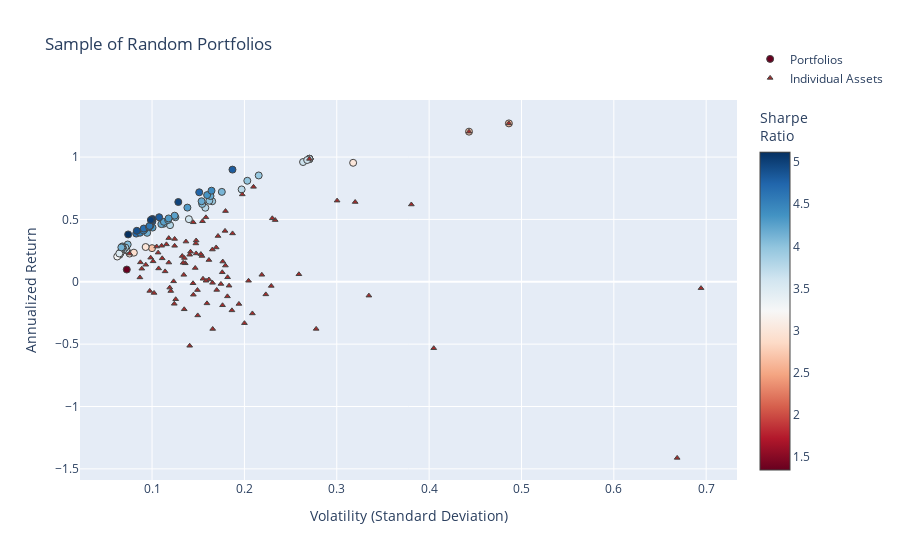

Write notebook code for a chart like this one.
### Code cell
fig2 = go.Figure()

fig2.add_trace(go.Scatter(
    x=[np.sqrt(p["variance"]) for p in dominant_portfolios],  # Convert variance to volatility
    y=[p["return"] for p in dominant_portfolios],
    mode='markers',
    marker=dict(
        color=[p["return"] / (np.sqrt(p["variance"])) for p in dominant_portfolios],  # Sharpe Ratio
        showscale=True,
        size=7,
        line=dict(width=1),
        colorscale="RdBu",
        colorbar=dict(title="Sharpe<br>Ratio")
    ),
    hoverinfo='text',
    text=[
        f"Return: {p['return']:.3%}<br>Volatility: {np.sqrt(p['variance']):.3f}<br>" +
        f"Sharpe Ratio: {p['sharpe']:.3f}<br>" +
        "<br>".join([f"{p['tickers'][i]}: Weight={p['weights'][i]:.3f}" for i in range(len(p['tickers']))])
        for p in dominant_portfolios
    ],
    name="Portfolios"
))

fig2.add_trace(go.Scatter(
    x=volatility,
    y=annualized_returns,
    mode='markers',
    hoverinfo='text',
    hovertext=[
        f"{name} <br>Volatility: {vol:.3f} <br>Returns: {ret:.3%} <br>Sharpe Ratio: {sr:.3f}"
        for name, vol, ret, sr in zip(names, volatility, annualized_returns, sharpe_ratios)
    ],
    marker=dict(
        color='brown',
        size=5,
        symbol='triangle-up',  # Sets the marker shape to a triangle
        line=dict(width=1)
    ),
    name="Individual Assets"
))

fig2.update_layout(
    title='Sample of Random Portfolios',
    xaxis_title='Volatility (Standard Deviation)',
    yaxis_title='Annualized Return',
    legend=dict(y=5
    )
)


fig2.show()

### Figure 1 — Plotly figure (JSON) as saved in the notebook; plotly's stock layout.template omitted (floating-point values rounded to 4 significant figures)
{"data": [{"hoverinfo": "text", "marker": {"color": [1.349, 4.322, 2.987, 3.338, 2.696, 2.993, 3.588, 4.131, 3.765, 4.258, 2.908, 4.301, 4.105, 3.002, 3.798, 4.144, 5.117, 3.987, 3.758, 4.663, 3.251, 3.908, 4.132, 3.643, 4.202, 3.955, 4.008, 4.807, 4.517, 4.042, 2.715, 3.745, 4.261, 3.643, 4.21, 4.979, 4.216, 4.203, 4.355, 2.611, 3.643, 4.825, 4.06, 4.307, 3.643, 3.546, 4.581, 3.575, 4.535, 3.643, 4.749, 4.585, 3.857, 3.745, 4.806, 4.895, 4.175, 4.444, 3.962, 3.643, 3.643, 3.669, 4.693, 3.478, 3.516, 3.643, 4.555, 4.042, 4.132, 5.018, 4.598, 5.022], "colorbar": {"title": {"text": "Sharpe<br>Ratio"}}, "colorscale": [[0, "rgb(103,0,31)"], [0.1, "rgb(178,24,43)"], [0.2, "rgb(214,96,77)"], [0.3, "rgb(244,165,130)"], [0.4, "rgb(253,219,199)"], [0.5, "rgb(247,247,247)"], [0.6, "rgb(209,229,240)"], [0.7, "rgb(146,197,222)"], [0.8, "rgb(67,147,195)"], [0.9, "rgb(33,102,172)"], [1, "rgb(5,48,97)"]], "line": {"width": 1}, "showscale": true, "size": 7}, "mode": "markers", "name": "Portfolios", "text": ["Return: 9.801%<br>Volatility: 0.073<br>Sharpe Ratio: 1.349<br>DUK_Close: Weight=0.690<br>MDT_Close: Weight=0.308<br>AMD_Close: Weight=0.002", "Return: 43.455%<br>Volatility: 0.101<br>Sharpe Ratio: 4.322<br>META_Close: Weight=0.375<br>KR_Close: Weight=0.000<br>UNH_Close: Weight=0.472<br>CAT_Close: Weight=0.153", "Return: 22.618%<br>Volatility: 0.076<br>Sharpe Ratio: 2.987<br>KO_Close: Weight=1.000<br>BTI_Close: Weight=0.000<br>WFC_Close: Weight=0.000<br>PG_Close: Weight=0.000", "Return: 21.619%<br>Volatility: 0.065<br>Sharpe Ratio: 3.338<br>F_Close: Weight=0.000<br>JNJ_Close: Weight=0.261<br>KO_Close: Weight=0.739", "Return: 26.958%<br>Volatility: 0.100<br>Sharpe Ratio: 2.696<br>NEE_Close: Weight=0.959<br>K_Close: Weight=0.000<br>AMGN_Close: Weight=0.041<br>AEP_Close: Weight=0.000", "Return: 27.857%<br>Volatility: 0.093<br>Sharpe Ratio: 2.993<br>INTC_Close: Weight=0.000<br>AEP_Close: Weight=0.361<br>MA_Close: Weight=0.639", "Return: 50.191%<br>Volatility: 0.140<br>Sharpe Ratio: 3.588<br>ADBE_Close: Weight=0.468<br>IBM_Close: Weight=0.000<br>META_Close: Weight=0.532", "Return: 51.760%<br>Volatility: 0.125<br>Sharpe Ratio: 4.131<br>GM_Close: Weight=0.000<br>PYPL_Close: Weight=0.472<br>SYK_Close: Weight=0.528<br>BTI_Close: Weight=0.000", "Return: 59.376%<br>Volatility: 0.158<br>Sharpe Ratio: 3.765<br>GOOGL_Close: Weight=0.000<br>PYPL_Close: Weight=0.600<br>F_Close: Weight=0.000<br>MA_Close: Weight=0.400", "Return: 52.994%<br>Volatility: 0.124<br>Sharpe Ratio: 4.258<br>BA_Close: Weight=0.445<br>MA_Close: Weight=0.293<br>ORCL_Close: Weight=0.193<br>TSLA_Close: Weight=0.069", "Return: 23.347%<br>Volatility: 0.080<br>Sharpe Ratio: 2.908<br>MMM_Close: Weight=0.327<br>WMT_Close: Weight=0.469<br>GM_Close: Weight=0.000<br>RTX_Close: Weight=0.204", "Return: 59.464%<br>Volatility: 0.138<br>Sharpe Ratio: 4.301<br>ABT_Close: Weight=0.231<br>ADBE_Close: Weight=0.421<br>BABA_Close: Weight=0.348", "Return: 72.062%<br>Volatility: 0.176<br>Sharpe Ratio: 4.105<br>BABA_Close: Weight=0.432<br>META_Close: Weight=0.553<br>JPM_Close: Weight=0.000<br>TSLA_Close: Weight=0.015", "Return: 95.384%<br>Volatility: 0.318<br>Sharpe Ratio: 3.002<br>NFLX_Close: Weight=0.501<br>RDY_Close: Weight=0.000<br>VRTX_Close: Weight=0.499", "Return: 45.385%<br>Volatility: 0.119<br>Sharpe Ratio: 3.798<br>DUK_Close: Weight=0.000<br>GS_Close: Weight=0.000<br>VRTX_Close: Weight=0.174<br>NEE_Close: Weight=0.826", "Return: 39.237%<br>Volatility: 0.095<br>Sharpe Ratio: 4.144<br>JNJ_Close: Weight=0.116<br>ABBV_Close: Weight=0.170<br>PYPL_Close: Weight=0.348<br>PEP_Close: Weight=0.367", "Return: 37.941%<br>Volatility: 0.074<br>Sharpe Ratio: 5.117<br>BABA_Close: Weight=0.210<br>IBM_Close: Weight=0.000<br>JNJ_Close: Weight=0.154<br>KO_Close: Weight=0.636", "Return: 80.983%<br>Volatility: 0.203<br>Sharpe Ratio: 3.987<br>BABA_Close: Weight=0.643<br>CAT_Close: Weight=0.357<br>GS_Close: Weight=0.000", "Return: 74.029%<br>Volatility: 0.197<br>Sharpe Ratio: 3.758<br>BABA_Close: Weight=0.679<br>GILD_Close: Weight=0.320<br>COST_Close: Weight=0.000<br>BTI_Close: Weight=0.000", "Return: 38.628%<br>Volatility: 0.083<br>Sharpe Ratio: 4.663<br>VRTX_Close: Weight=0.073<br>META_Close: Weight=0.240<br>KO_Close: Weight=0.651<br>TSLA_Close: Weight=0.037", "Return: 20.247%<br>Volatility: 0.062<br>Sharpe Ratio: 3.251<br>GM_Close: Weight=0.000<br>RTX_Close: Weight=0.264<br>MDT_Close: Weight=0.000<br>KO_Close: Weight=0.736", "Return: 64.533%<br>Volatility: 0.165<br>Sharpe Ratio: 3.908<br>META_Close: Weight=0.473<br>SYY_Close: Weight=0.000<br>PYPL_Close: Weight=0.527", "Return: 46.525%<br>Volatility: 0.113<br>Sharpe Ratio: 4.132<br>K_Close: Weight=0.000<br>REGN_Close: Weight=0.110<br>PEP_Close: Weight=0.468<br>PYPL_Close: Weight=0.421", "Return: 98.505%<br>Volatility: 0.270<br>Sharpe Ratio: 3.643<br>BABA_Close: Weight=1.000<br>GM_Close: Weight=0.000<br>BAC_Close: Weight=0.000<br>PFE_Close: Weight=0.000", "Return: 46.237%<br>Volatility: 0.110<br>Sharpe Ratio: 4.202<br>BSX_Close: Weight=0.000<br>ZBH_Close: Weight=0.000<br>PEP_Close: Weight=0.630<br>BABA_Close: Weight=0.370", "Return: 85.235%<br>Volatility: 0.215<br>Sharpe Ratio: 3.955<br>DIS_Close: Weight=0.000<br>PYPL_Close: Weight=0.793<br>NVDA_Close: Weight=0.207<br>CVX_Close: Weight=0.000", "Return: 64.939%<br>Volatility: 0.162<br>Sharpe Ratio: 4.008<br>PYPL_Close: Weight=0.631<br>EMR_Close: Weight=0.000<br>ORCL_Close: Weight=0.256<br>TSLA_Close: Weight=0.113", "Return: 89.929%<br>Volatility: 0.187<br>Sharpe Ratio: 4.807<br>BA_Close: Weight=0.627<br>IBM_Close: Weight=0.000<br>VRTX_Close: Weight=0.168<br>NVDA_Close: Weight=0.205", "Return: 39.313%<br>Volatility: 0.087<br>Sharpe Ratio: 4.517<br>DIS_Close: Weight=0.000<br>PYPL_Close: Weight=0.312<br>SNAP_Close: Weight=0.000<br>KO_Close: Weight=0.688", "Return: 62.369%<br>Volatility: 0.154<br>Sharpe Ratio: 4.042<br>MA_Close: Weight=0.563<br>SO_Close: Weight=0.000<br>BABA_Close: Weight=0.437", "Return: 120.348%<br>Volatility: 0.443<br>Sharpe Ratio: 2.715<br>EMR_Close: Weight=0.000<br>NVDA_Close: Weight=1.000<br>ZBH_Close: Weight=0.000", "Return: 25.229%<br>Volatility: 0.067<br>Sharpe Ratio: 3.745<br>MRK_Close: Weight=0.000<br>KO_Close: Weight=0.646<br>SYK_Close: Weight=0.354", "Return: 48.076%<br>Volatility: 0.113<br>Sharpe Ratio: 4.261<br>MO_Close: Weight=0.000<br>SNAP_Close: Weight=0.000<br>MCD_Close: Weight=0.533<br>ADBE_Close: Weight=0.467", "Return: 98.505%<br>Volatility: 0.270<br>Sharpe Ratio: 3.643<br>BABA_Close: Weight=1.000<br>AAPL_Close: Weight=0.000<br>CSCO_Close: Weight=0.000", "Return: 68.742%<br>Volatility: 0.163<br>Sharpe Ratio: 4.210<br>EW_Close: Weight=0.259<br>K_Close: Weight=0.000<br>BABA_Close: Weight=0.449<br>ORCL_Close: Weight=0.292", "Return: 63.945%<br>Volatility: 0.128<br>Sharpe Ratio: 4.979<br>MSFT_Close: Weight=0.075<br>MCD_Close: Weight=0.582<br>BABA_Close: Weight=0.343<br>GOOG_Close: Weight=0.000", "Return: 49.486%<br>Volatility: 0.117<br>Sharpe Ratio: 4.216<br>DE_Close: Weight=0.247<br>REGN_Close: Weight=0.202<br>MCD_Close: Weight=0.551", "Return: 64.563%<br>Volatility: 0.154<br>Sharpe Ratio: 4.203<br>BABA_Close: Weight=0.481<br>GS_Close: Weight=0.000<br>WMT_Close: Weight=0.519<br>IBM_Close: Weight=0.000", "Return: 69.517%<br>Volatility: 0.160<br>Sharpe Ratio: 4.355<br>JNJ_Close: Weight=0.416<br>BABA_Close: Weight=0.438<br>VRTX_Close: Weight=0.146", "Return: 126.996%<br>Volatility: 0.486<br>Sharpe Ratio: 2.611<br>VRTX_Close: Weight=1.000<br>PFE_Close: Weight=0.000<br>CVX_Close: Weight=0.000", "Return: 98.505%<br>Volatility: 0.270<br>Sharpe Ratio: 3.643<br>WFC_Close: Weight=0.000<br>AAPL_Close: Weight=0.000<br>BABA_Close: Weight=1.000", "Return: 48.418%<br>Volatility: 0.100<br>Sharpe Ratio: 4.825<br>EXC_Close: Weight=0.283<br>WMT_Close: Weight=0.301<br>EW_Close: Weight=0.140<br>BABA_Close: Weight=0.275", "Return: 29.893%<br>Volatility: 0.074<br>Sharpe Ratio: 4.060<br>NEE_Close: Weight=0.481<br>CAT_Close: Weight=0.165<br>PEP_Close: Weight=0.015<br>LMT_Close: Weight=0.339", "Return: 50.775%<br>Volatility: 0.118<br>Sharpe Ratio: 4.307<br>REGN_Close: Weight=0.208<br>BA_Close: Weight=0.452<br>SNAP_Close: Weight=0.000<br>AEP_Close: Weight=0.340", "Return: 98.505%<br>Volatility: 0.270<br>Sharpe Ratio: 3.643<br>INTC_Close: Weight=0.000<br>CPB_Close: Weight=0.000<br>BABA_Close: Weight=1.000", "Return: 25.363%<br>Volatility: 0.072<br>Sharpe Ratio: 3.546<br>XOM_Close: Weight=0.000<br>BSX_Close: Weight=0.000<br>KO_Close: Weight=0.714<br>MSFT_Close: Weight=0.286", "Return: 42.058%<br>Volatility: 0.092<br>Sharpe Ratio: 4.581<br>PEP_Close: Weight=0.431<br>ABBV_Close: Weight=0.297<br>BABA_Close: Weight=0.272", "Return: 25.813%<br>Volatility: 0.072<br>Sharpe Ratio: 3.575<br>GOOG_Close: Weight=0.113<br>ORCL_Close: Weight=0.163<br>KO_Close: Weight=0.723<br>CVX_Close: Weight=0.000", "Return: 41.158%<br>Volatility: 0.091<br>Sharpe Ratio: 4.535<br>HON_Close: Weight=0.317<br>ISRG_Close: Weight=0.276<br>MCD_Close: Weight=0.406<br>SYY_Close: Weight=0.000", "Return: 95.994%<br>Volatility: 0.264<br>Sharpe Ratio: 3.643<br>BMY_Close: Weight=0.000<br>SYY_Close: Weight=0.026<br>BABA_Close: Weight=0.974", "Return: 71.741%<br>Volatility: 0.151<br>Sharpe Ratio: 4.749<br>MCD_Close: Weight=0.684<br>KR_Close: Weight=0.000<br>VRTX_Close: Weight=0.168<br>NVDA_Close: Weight=0.148", "Return: 44.987%<br>Volatility: 0.098<br>Sharpe Ratio: 4.585<br>AEP_Close: Weight=0.488<br>MA_Close: Weight=0.209<br>BABA_Close: Weight=0.302", "Return: 27.429%<br>Volatility: 0.071<br>Sharpe Ratio: 3.857<br>BTI_Close: Weight=0.000<br>UNH_Close: Weight=0.388<br>JPM_Close: Weight=0.000<br>KO_Close: Weight=0.612", "Return: 25.892%<br>Volatility: 0.069<br>Sharpe Ratio: 3.745<br>NFLX_Close: Weight=0.096<br>ABT_Close: Weight=0.093<br>KO_Close: Weight=0.684<br>JNJ_Close: Weight=0.128", "Return: 51.749%<br>Volatility: 0.108<br>Sharpe Ratio: 4.806<br>UNH_Close: Weight=0.420<br>VRTX_Close: Weight=0.118<br>RMD_Close: Weight=0.000<br>MCD_Close: Weight=0.462", "Return: 40.878%<br>Volatility: 0.084<br>Sharpe Ratio: 4.895<br>WMT_Close: Weight=0.302<br>BA_Close: Weight=0.267<br>AMD_Close: Weight=0.000<br>NEE_Close: Weight=0.431", "Return: 28.352%<br>Volatility: 0.068<br>Sharpe Ratio: 4.175<br>VZ_Close: Weight=0.000<br>MSFT_Close: Weight=0.194<br>UNH_Close: Weight=0.312<br>KO_Close: Weight=0.494", "Return: 73.039%<br>Volatility: 0.164<br>Sharpe Ratio: 4.444<br>PYPL_Close: Weight=0.496<br>BA_Close: Weight=0.504<br>XOM_Close: Weight=0.000", "Return: 26.763%<br>Volatility: 0.068<br>Sharpe Ratio: 3.962<br>AMD_Close: Weight=0.000<br>KO_Close: Weight=0.560<br>GILD_Close: Weight=0.102<br>UNH_Close: Weight=0.338", "Return: 98.505%<br>Volatility: 0.270<br>Sharpe Ratio: 3.643<br>SO_Close: Weight=0.000<br>RDY_Close: Weight=0.000<br>BABA_Close: Weight=1.000", "Return: 98.505%<br>Volatility: 0.270<br>Sharpe Ratio: 3.643<br>F_Close: Weight=0.000<br>BABA_Close: Weight=1.000<br>XOM_Close: Weight=0.000", "Return: 24.381%<br>Volatility: 0.066<br>Sharpe Ratio: 3.669<br>AMGN_Close: Weight=0.000<br>NEE_Close: Weight=0.312<br>CRM_Close: Weight=0.125<br>KO_Close: Weight=0.563", "Return: 42.696%<br>Volatility: 0.091<br>Sharpe Ratio: 4.693<br>SYK_Close: Weight=0.236<br>PYPL_Close: Weight=0.300<br>NEE_Close: Weight=0.419<br>ABT_Close: Weight=0.044", "Return: 22.856%<br>Volatility: 0.066<br>Sharpe Ratio: 3.478<br>SO_Close: Weight=0.000<br>MDT_Close: Weight=0.000<br>LMT_Close: Weight=0.319<br>KO_Close: Weight=0.681", "Return: 22.676%<br>Volatility: 0.064<br>Sharpe Ratio: 3.516<br>LMT_Close: Weight=0.279<br>ABT_Close: Weight=0.077<br>KO_Close: Weight=0.644<br>K_Close: Weight=0.000", "Return: 97.604%<br>Volatility: 0.268<br>Sharpe Ratio: 3.643<br>LLY_Close: Weight=0.009<br>BABA_Close: Weight=0.991<br>CVX_Close: Weight=0.000", "Return: 44.025%<br>Volatility: 0.097<br>Sharpe Ratio: 4.555<br>ABBV_Close: Weight=0.174<br>NEE_Close: Weight=0.499<br>PYPL_Close: Weight=0.328<br>AMD_Close: Weight=0.000", "Return: 27.445%<br>Volatility: 0.068<br>Sharpe Ratio: 4.042<br>SYK_Close: Weight=0.294<br>DE_Close: Weight=0.146<br>KO_Close: Weight=0.560<br>PFE_Close: Weight=0.000", "Return: 27.577%<br>Volatility: 0.067<br>Sharpe Ratio: 4.132<br>WMT_Close: Weight=0.316<br>NEE_Close: Weight=0.451<br>JNJ_Close: Weight=0.233<br>NKE_Close: Weight=0.000", "Return: 50.377%<br>Volatility: 0.100<br>Sharpe Ratio: 5.018<br>GM_Close: Weight=0.009<br>NEE_Close: Weight=0.672<br>BABA_Close: Weight=0.319", "Return: 44.735%<br>Volatility: 0.097<br>Sharpe Ratio: 4.598<br>PEP_Close: Weight=0.221<br>UNH_Close: Weight=0.437<br>PYPL_Close: Weight=0.341<br>NKE_Close: Weight=0.000", "Return: 49.570%<br>Volatility: 0.099<br>Sharpe Ratio: 5.022<br>NFLX_Close: Weight=0.002<br>NEE_Close: Weight=0.648<br>BABA_Close: Weight=0.308<br>HON_Close: Weight=0.042"], "type": "scatter", "x": [0.07264, 0.1005, 0.07573, 0.06477, 0.09999, 0.09307, 0.1399, 0.1253, 0.1577, 0.1244, 0.08029, 0.1383, 0.1755, 0.3177, 0.1195, 0.09469, 0.07414, 0.2031, 0.197, 0.08284, 0.06229, 0.1651, 0.1126, 0.2704, 0.11, 0.2155, 0.162, 0.1871, 0.08703, 0.1543, 0.4432, 0.06736, 0.1128, 0.2704, 0.1633, 0.1284, 0.1174, 0.1536, 0.1596, 0.4864, 0.2704, 0.1003, 0.07362, 0.1179, 0.2704, 0.07152, 0.09182, 0.07221, 0.09076, 0.2635, 0.1511, 0.09813, 0.07111, 0.06914, 0.1077, 0.08352, 0.06792, 0.1644, 0.06756, 0.2704, 0.2704, 0.06646, 0.09098, 0.06572, 0.06449, 0.268, 0.09664, 0.06789, 0.06674, 0.1004, 0.09729, 0.09871], "y": [0.09801, 0.4346, 0.2262, 0.2162, 0.2696, 0.2786, 0.5019, 0.5176, 0.5938, 0.5299, 0.2335, 0.5946, 0.7206, 0.9538, 0.4539, 0.3924, 0.3794, 0.8098, 0.7403, 0.3863, 0.2025, 0.6453, 0.4653, 0.9851, 0.4624, 0.8523, 0.6494, 0.8993, 0.3931, 0.6237, 1.203, 0.2523, 0.4808, 0.9851, 0.6874, 0.6395, 0.4949, 0.6456, 0.6952, 1.27, 0.9851, 0.4842, 0.2989, 0.5078, 0.9851, 0.2536, 0.4206, 0.2581, 0.4116, 0.9599, 0.7174, 0.4499, 0.2743, 0.2589, 0.5175, 0.4088, 0.2835, 0.7304, 0.2676, 0.9851, 0.9851, 0.2438, 0.427, 0.2286, 0.2268, 0.976, 0.4403, 0.2745, 0.2758, 0.5038, 0.4474, 0.4957]}, {"hoverinfo": "text", "hovertext": ["RDY_Close <br>Volatility: 0.278 <br>Returns: -37.763% <br>Sharpe Ratio: -1.360", "WFC_Close <br>Volatility: 0.176 <br>Returns: -18.838% <br>Sharpe Ratio: -1.068", "RTX_Close <br>Volatility: 0.093 <br>Returns: 13.645% <br>Sharpe Ratio: 1.464", "GM_Close <br>Volatility: 0.170 <br>Returns: -6.545% <br>Sharpe Ratio: -0.385", "KO_Close <br>Volatility: 0.076 <br>Returns: 22.618% <br>Sharpe Ratio: 2.987", "GOOG_Close <br>Volatility: 0.169 <br>Returns: 27.511% <br>Sharpe Ratio: 1.624", "NFLX_Close <br>Volatility: 0.320 <br>Returns: 63.935% <br>Sharpe Ratio: 1.998", "INTC_Close <br>Volatility: 0.144 <br>Returns: -1.191% <br>Sharpe Ratio: -0.083", "WMT_Close <br>Volatility: 0.148 <br>Returns: 33.100% <br>Sharpe Ratio: 2.240", "SO_Close <br>Volatility: 0.102 <br>Returns: -8.956% <br>Sharpe Ratio: -0.877", "XOM_Close <br>Volatility: 0.120 <br>Returns: -7.396% <br>Sharpe Ratio: -0.615", "CMCSA_Close <br>Volatility: 0.154 <br>Returns: 20.680% <br>Sharpe Ratio: 1.342", "MDT_Close <br>Volatility: 0.114 <br>Returns: 8.328% <br>Sharpe Ratio: 0.730", "AMZN_Close <br>Volatility: 0.171 <br>Returns: 36.711% <br>Sharpe Ratio: 2.142", "PFE_Close <br>Volatility: 0.098 <br>Returns: -7.335% <br>Sharpe Ratio: -0.752", "GOOGL_Close <br>Volatility: 0.165 <br>Returns: 25.843% <br>Sharpe Ratio: 1.563", "PEP_Close <br>Volatility: 0.087 <br>Returns: 15.556% <br>Sharpe Ratio: 1.780", "TXN_Close <br>Volatility: 0.179 <br>Returns: 13.001% <br>Sharpe Ratio: 0.725", "T_Close <br>Volatility: 0.145 <br>Returns: -10.384% <br>Sharpe Ratio: -0.717", "VRTX_Close <br>Volatility: 0.486 <br>Returns: 126.996% <br>Sharpe Ratio: 2.611", "CVX_Close <br>Volatility: 0.149 <br>Returns: -6.629% <br>Sharpe Ratio: -0.444", "CRM_Close <br>Volatility: 0.148 <br>Returns: 22.729% <br>Sharpe Ratio: 1.539", "CAT_Close <br>Volatility: 0.233 <br>Returns: 49.457% <br>Sharpe Ratio: 2.120", "BIIB_Close <br>Volatility: 0.229 <br>Returns: -3.324% <br>Sharpe Ratio: -0.145", "V_Close <br>Volatility: 0.110 <br>Returns: 28.881% <br>Sharpe Ratio: 2.616", "SYY_Close <br>Volatility: 0.155 <br>Returns: 2.406% <br>Sharpe Ratio: 0.155", "BMY_Close <br>Volatility: 0.182 <br>Returns: 3.608% <br>Sharpe Ratio: 0.198", "DIS_Close <br>Volatility: 0.123 <br>Returns: 0.345% <br>Sharpe Ratio: 0.028", "HD_Close <br>Volatility: 0.134 <br>Returns: 5.554% <br>Sharpe Ratio: 0.413", "SNAP_Close <br>Volatility: 0.669 <br>Returns: -141.181% <br>Sharpe Ratio: -2.112", "GIS_Close <br>Volatility: 0.124 <br>Returns: -17.660% <br>Sharpe Ratio: -1.423", "MSFT_Close <br>Volatility: 0.137 <br>Returns: 32.231% <br>Sharpe Ratio: 2.358", "JPM_Close <br>Volatility: 0.162 <br>Returns: 1.822% <br>Sharpe Ratio: 0.113", "SRE_Close <br>Volatility: 0.107 <br>Returns: 10.690% <br>Sharpe Ratio: 0.998", "EMR_Close <br>Volatility: 0.165 <br>Returns: -0.844% <br>Sharpe Ratio: -0.051", "QCOM_Close <br>Volatility: 0.182 <br>Returns: -11.695% <br>Sharpe Ratio: -0.644", "ABT_Close <br>Volatility: 0.133 <br>Returns: 20.651% <br>Sharpe Ratio: 1.556", "ADBE_Close <br>Volatility: 0.155 <br>Returns: 48.534% <br>Sharpe Ratio: 3.139", "HON_Close <br>Volatility: 0.099 <br>Returns: 19.309% <br>Sharpe Ratio: 1.960", "GILD_Close <br>Volatility: 0.153 <br>Returns: 22.185% <br>Sharpe Ratio: 1.451", "SYK_Close <br>Volatility: 0.116 <br>Returns: 29.992% <br>Sharpe Ratio: 2.595", "EXC_Close <br>Volatility: 0.136 <br>Returns: 14.814% <br>Sharpe Ratio: 1.090", "EW_Close <br>Volatility: 0.230 <br>Returns: 50.893% <br>Sharpe Ratio: 2.211", "IBM_Close <br>Volatility: 0.141 <br>Returns: -51.301% <br>Sharpe Ratio: -3.645", "ORCL_Close <br>Volatility: 0.187 <br>Returns: 38.781% <br>Sharpe Ratio: 2.072", "BAC_Close <br>Volatility: 0.223 <br>Returns: -10.107% <br>Sharpe Ratio: -0.453", "AAPL_Close <br>Volatility: 0.162 <br>Returns: 17.462% <br>Sharpe Ratio: 1.081", "JNJ_Close <br>Volatility: 0.111 <br>Returns: 18.793% <br>Sharpe Ratio: 1.693", "NVDA_Close <br>Volatility: 0.443 <br>Returns: 120.348% <br>Sharpe Ratio: 2.715", "BA_Close <br>Volatility: 0.198 <br>Returns: 70.035% <br>Sharpe Ratio: 3.543", "DUK_Close <br>Volatility: 0.089 <br>Returns: 10.492% <br>Sharpe Ratio: 1.180", "TMO_Close <br>Volatility: 0.142 <br>Returns: 24.099% <br>Sharpe Ratio: 1.701", "VZ_Close <br>Volatility: 0.175 <br>Returns: -1.752% <br>Sharpe Ratio: -0.100", "META_Close <br>Volatility: 0.158 <br>Returns: 51.648% <br>Sharpe Ratio: 3.262", "MA_Close <br>Volatility: 0.124 <br>Returns: 34.348% <br>Sharpe Ratio: 2.760", "CPB_Close <br>Volatility: 0.149 <br>Returns: -26.972% <br>Sharpe Ratio: -1.805", "KR_Close <br>Volatility: 0.405 <br>Returns: -53.258% <br>Sharpe Ratio: -1.315", "BSX_Close <br>Volatility: 0.134 <br>Returns: 15.214% <br>Sharpe Ratio: 1.138", "MO_Close <br>Volatility: 0.200 <br>Returns: -33.192% <br>Sharpe Ratio: -1.659", "PG_Close <br>Volatility: 0.087 <br>Returns: 3.502% <br>Sharpe Ratio: 0.403", "NEE_Close <br>Volatility: 0.105 <br>Returns: 28.234% <br>Sharpe Ratio: 2.689", "UNH_Close <br>Volatility: 0.118 <br>Returns: 35.013% <br>Sharpe Ratio: 2.965", "ZBH_Close <br>Volatility: 0.176 <br>Returns: 7.620% <br>Sharpe Ratio: 0.433", "MCD_Close <br>Volatility: 0.145 <br>Returns: 47.674% <br>Sharpe Ratio: 3.297", "ABBV_Close <br>Volatility: 0.124 <br>Returns: 28.825% <br>Sharpe Ratio: 2.316", "ISRG_Close <br>Volatility: 0.180 <br>Returns: 56.678% <br>Sharpe Ratio: 3.157", "F_Close <br>Volatility: 0.186 <br>Returns: -22.923% <br>Sharpe Ratio: -1.229", "LLY_Close <br>Volatility: 0.158 <br>Returns: 0.828% <br>Sharpe Ratio: 0.052", "AEP_Close <br>Volatility: 0.101 <br>Returns: 16.390% <br>Sharpe Ratio: 1.620", "PM_Close <br>Volatility: 0.135 <br>Returns: 19.081% <br>Sharpe Ratio: 1.414", "TSLA_Close <br>Volatility: 0.381 <br>Returns: 61.965% <br>Sharpe Ratio: 1.627", "DE_Close <br>Volatility: 0.179 <br>Returns: 40.807% <br>Sharpe Ratio: 2.279", "GS_Close <br>Volatility: 0.209 <br>Returns: -25.385% <br>Sharpe Ratio: -1.217", "ETN_Close <br>Volatility: 0.141 <br>Returns: 21.693% <br>Sharpe Ratio: 1.541", "AMD_Close <br>Volatility: 0.694 <br>Returns: -5.109% <br>Sharpe Ratio: -0.074", "BTI_Close <br>Volatility: 0.204 <br>Returns: 0.821% <br>Sharpe Ratio: 0.040", "PYPL_Close <br>Volatility: 0.210 <br>Returns: 76.095% <br>Sharpe Ratio: 3.626", "UA_Close <br>Volatility: 0.335 <br>Returns: -11.114% <br>Sharpe Ratio: -0.332", "NKE_Close <br>Volatility: 0.259 <br>Returns: 6.009% <br>Sharpe Ratio: 0.232", "SAP_Close <br>Volatility: 0.147 <br>Returns: 30.725% <br>Sharpe Ratio: 2.084", "MRK_Close <br>Volatility: 0.119 <br>Returns: -4.687% <br>Sharpe Ratio: -0.393", "GE_Close <br>Volatility: 0.166 <br>Returns: -37.831% <br>Sharpe Ratio: -2.284", "MMM_Close <br>Volatility: 0.118 <br>Returns: 15.425% <br>Sharpe Ratio: 1.305", "LMT_Close <br>Volatility: 0.107 <br>Returns: 23.364% <br>Sharpe Ratio: 2.193", "COST_Close <br>Volatility: 0.194 <br>Returns: -17.769% <br>Sharpe Ratio: -0.916", "RMD_Close <br>Volatility: 0.177 <br>Returns: 16.205% <br>Sharpe Ratio: 0.918", "BABA_Close <br>Volatility: 0.270 <br>Returns: 98.505% <br>Sharpe Ratio: 3.643", "REGN_Close <br>Volatility: 0.300 <br>Returns: 65.057% <br>Sharpe Ratio: 2.166", "ACN_Close <br>Volatility: 0.147 <br>Returns: 11.058% <br>Sharpe Ratio: 0.754", "AMGN_Close <br>Volatility: 0.183 <br>Returns: -3.148% <br>Sharpe Ratio: -0.172", "DHR_Close <br>Volatility: 0.126 <br>Returns: -13.997% <br>Sharpe Ratio: -1.114", "K_Close <br>Volatility: 0.135 <br>Returns: -22.065% <br>Sharpe Ratio: -1.636", "MS_Close <br>Volatility: 0.219 <br>Returns: 5.606% <br>Sharpe Ratio: 0.256", "CSCO_Close <br>Volatility: 0.159 <br>Returns: -17.299% <br>Sharpe Ratio: -1.085"], "marker": {"color": "brown", "line": {"width": 1}, "size": 5, "symbol": "triangle-up"}, "mode": "markers", "name": "Individual Assets", "type": "scatter", "x": [0.2777, 0.1763, 0.09322, 0.17, 0.07573, 0.1694, 0.3199, 0.1444, 0.1478, 0.1022, 0.1203, 0.1541, 0.1141, 0.1714, 0.09751, 0.1653, 0.08737, 0.1794, 0.1447, 0.4864, 0.1492, 0.1477, 0.2333, 0.2291, 0.1104, 0.1552, 0.1818, 0.1233, 0.1344, 0.6686, 0.1241, 0.1367, 0.1615, 0.1071, 0.1655, 0.1816, 0.1327, 0.1546, 0.09851, 0.1529, 0.1156, 0.1359, 0.2302, 0.1407, 0.1872, 0.2232, 0.1616, 0.111, 0.4432, 0.1977, 0.08891, 0.1417, 0.1746, 0.1583, 0.1244, 0.1495, 0.405, 0.1336, 0.2, 0.08685, 0.105, 0.1181, 0.176, 0.1446, 0.1244, 0.1795, 0.1865, 0.1584, 0.1011, 0.135, 0.3808, 0.179, 0.2086, 0.1407, 0.6944, 0.2045, 0.2099, 0.3348, 0.259, 0.1474, 0.1191, 0.1657, 0.1182, 0.1066, 0.1941, 0.1766, 0.2704, 0.3004, 0.1467, 0.1834, 0.1256, 0.1348, 0.2189, 0.1594], "y": [-0.3776, -0.1884, 0.1365, -0.06545, 0.2262, 0.2751, 0.6393, -0.01191, 0.331, -0.08956, -0.07396, 0.2068, 0.08328, 0.3671, -0.07335, 0.2584, 0.1556, 0.13, -0.1038, 1.27, -0.06629, 0.2273, 0.4946, -0.03324, 0.2888, 0.02406, 0.03608, 0.003455, 0.05554, -1.412, -0.1766, 0.3223, 0.01822, 0.1069, -0.008444, -0.117, 0.2065, 0.4853, 0.1931, 0.2219, 0.2999, 0.1481, 0.5089, -0.513, 0.3878, -0.1011, 0.1746, 0.1879, 1.203, 0.7003, 0.1049, 0.241, -0.01752, 0.5165, 0.3435, -0.2697, -0.5326, 0.1521, -0.3319, 0.03502, 0.2823, 0.3501, 0.0762, 0.4767, 0.2883, 0.5668, -0.2292, 0.008278, 0.1639, 0.1908, 0.6196, 0.4081, -0.2539, 0.2169, -0.05109, 0.008211, 0.761, -0.1111, 0.06009, 0.3073, -0.04687, -0.3783, 0.1543, 0.2336, -0.1777, 0.162, 0.9851, 0.6506, 0.1106, -0.03148, -0.14, -0.2206, 0.05606, -0.173]}], "layout": {"legend": {"y": 5}, "title": {"text": "Sample of Random Portfolios"}, "xaxis": {"title": {"text": "Volatility (Standard Deviation)"}}, "yaxis": {"title": {"text": "Annualized Return"}}}}
